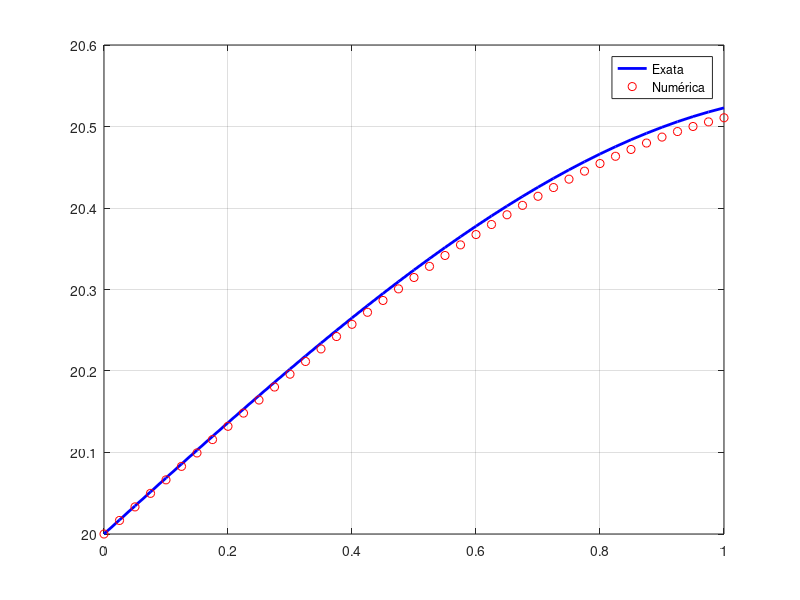

The MATLAB script that drew this image:
clc
clear
close all

alf = 100; bet = 2; gam = 60;
a = 20; n = 41; L = 1;

x = linspace(0,L,n);
dx = x(2)-x(1);

f = @(x) x;
fx = f(x);

K = zeros(n-1,n-1);
d = zeros(n-1,1);

for i=1:n-1
    K(i,i) = -2;
    if i<n-1
        K(i+1,i)=1;
        K(i,i+1)=1;
    end
    d(i) = -dx^2*fx(i);
end

d(1) -= a;
d(n-1) -= (2*dx*gam/alf);

K(n-1,n-2) = 2;
K(n-1,n-1) = -(2 + 2*dx*bet/alf);

Vp = K\d;

Vn = zeros(1,n);
Vn(1)=a;
Vn(2:n)=Vp;

C2 = a;
C1 = 211/306;
Va = -x.^3/6 + C1*x + C2;

dif = Va - Vn;
erro = max(abs(dif));

printf("\n=== ROBIN ===\n");
printf("Erro máximo: %.6f\n", erro);

plot(x,Va,'b','LineWidth',2)
hold on
plot(x,Vn,'ro')
legend('Exata','Numérica')
grid on
